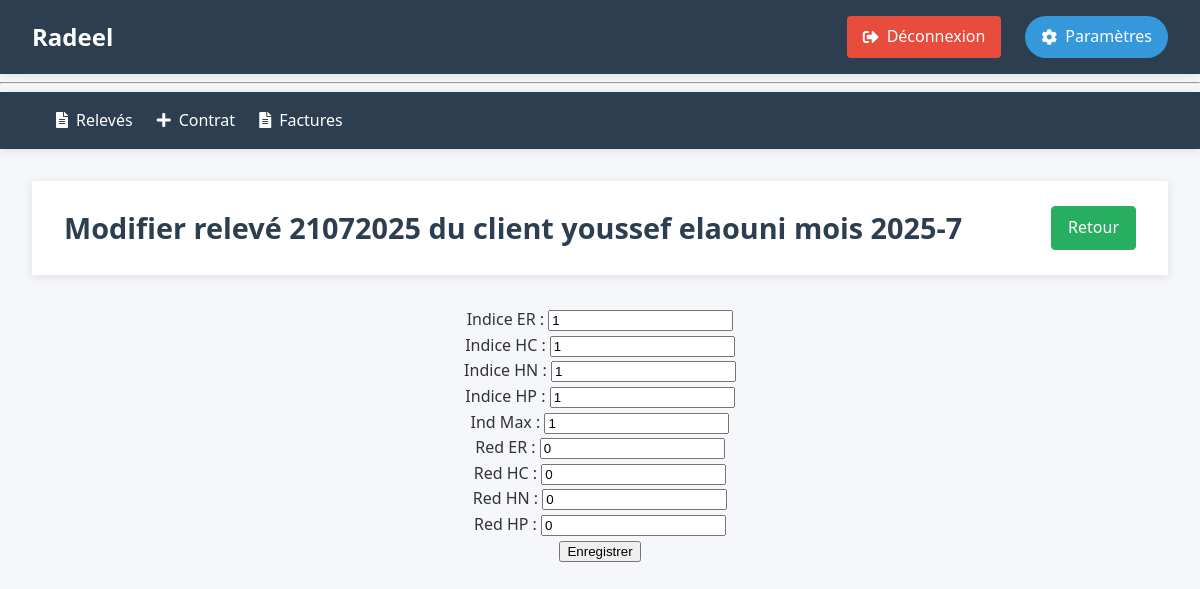
The page /21072025/modifier (signed in) on the database its author committed.
### tables this page shows
CREATE TABLE releves (
    id TEXT PRIMARY KEY NOT NULL,
    Nr_contrat INTEGER NOT NULL,
    mois INTEGER CHECK (mois BETWEEN 1 AND 12),
    annee INTEGER ,
    IER INTEGER CHECK(IER >= 0),-- Indicateur d'energie reactif
    IEA_HC INTEGER CHECK(IEA_HC >= 0),-- Indicateur d'energie active en heures creuses
    IEA_HN INTEGER CHECK(IEA_HN >= 0),-- Indicateur d'energie active en heures normales
    IEA_HP INTEGER CHECK(IEA_HP >= 0),-- Indicateur d'energie active en heures pleines
    RED_ER INTEGER DEFAULT 0,--Redressement d'energie reactif
    RED_EA_HC INTEGER DEFAULT 0,--Redressement d'energie active en heures creuses
    RED_EA_HN INTEGER DEFAULT 0,--Redressement d'energie active en heures normales
    RED_EA_HP INTEGER DEFAULT 0 ,--Redressement d'energie active en heures pleines
    IMAX INTEGER CHECK(IMAX >= 0),--Indicateur de maximum KW
    statut TEXT DEFAULT 'non valide' CHECK(statut IN ('valide', 'non valide')),
    FOREIGN KEY (Nr_contrat) REFERENCES contrats(Nr_contrat) ON DELETE CASCADE
    --UNIQUE(Nr_contrat, mois, annee) -- Assure qu'il n'y a qu'un relevé par mois et par contrat
);

CREATE TABLE contrats (
    Nr_contrat INTEGER PRIMARY KEY ,
    nom_abonne TEXT NOT NULL,
    Adresse TEXT NOT NULL,
    date_contrat DATE NOT NULL DEFAULT CURRENT_DATE,
    Secteur INTEGER NOT NULL,
    Puissance_souscrite INTEGER NOT NULL CHECK(Puissance_souscrite > 0),
    Puissance_installee INTEGER NOT NULL CHECK(Puissance_installee > 0),
    type_installation INTEGER NOT NULL CHECK(type_installation IN (1, 2, 12)),
    statut TEXT NOT NULL DEFAULT 'actif' CHECK(statut IN ('actif', 'resile', 'suspendu'))
);

### radeel/releve.py (the view, shortened to what this page needs)
@br.route("/<id>/modifier", methods=["GET", "POST"])
def modifier(id):
    db = get_db()
    releve = db.execute("""
        SELECT r.*, c.nom_abonne
        FROM releves r
        JOIN contrats c ON c.Nr_contrat = r.Nr_contrat
        WHERE r.id= ? """, (id,)).fetchone()
    if  releve is None:
        flash("Relevé non trouvé.", "error")
        return redirect(url_for('releve.index'))
    mois = f"{releve['annee']}-{releve['mois']}"
    return render_template('releves/modifier.html', releve = releve , mois=mois)

### radeel/auth.py (called while the page is built)
@bp.before_app_request
def load_logged_in_user():
    user_id = session.get('user_id')
    if user_id is None:
        g.user = None
    else:
        g.user = get_db().execute(
            'SELECT * FROM user WHERE id = ?', (user_id,)
        ).fetchone()

def login_required(view):
    @functools.wraps(view)
    def wrapped_view(**kwargs):
        if not session.get('authenticated'):
            return redirect(url_for('auth.login'))
        return view(**kwargs)
    return wrapped_view

### radeel/db.py (called while the page is built)
def get_db():
    if 'db' not in g:
        g.db = sqlite3.connect(
            current_app.config['DATABASE'],
            detect_types=sqlite3.PARSE_DECLTYPES
        )
        g.db.execute("PRAGMA foreign_keys = ON;")
        g.db.row_factory = sqlite3.Row
    return g.db

### radeel/releve.py (called while the page is built)
@br.before_request
@login_required
def before_request():
    pass

### radeel/templates/releves/modifier.html
{% extends 'base.html' %}
{% block header %}
    <h1>Modifier relevé {{ releve.id }} du client {{ releve.nom_abonne }} mois {{ mois }}</h1>
    <a href="{{ url_for('releve.afficher', mois=mois) }}" class="btn btn-success">Retour </a>
{% endblock %}
{% block content %}
    <form style="text-align: center;" method="post">
        <label>Indice ER : <input type="number" name="indice_ER" value="{{ releve.IER or '' }}" ></label><br>
        <label>Indice HC : <input type="number" name="indice_HC" value="{{ releve.IEA_HC or '' }}" ></label><br>
        <label>Indice HN : <input type="number" name="indice_HN" value="{{ releve.IEA_HN or '' }}" ></label><br>
        <label>Indice HP : <input type="number" name="indice_HP" value="{{ releve.IEA_HP or '' }}" ></label><br>
        <label>Ind Max : <input type="number" name="Indic_max" value="{{ releve.IMax or '' }}"></label><br>
        <label>Red ER : <input type="number" name="Red_ER" value="{{ releve.Red_ER or '0' }}" ></label><br>
        <label>Red HC : <input type="number" name="Red_HC" value="{{ releve.Red_EA_HC or '0' }}" ></label><br>
        <label>Red HN : <input type="number" name="Red_HN" value="{{ releve.Red_EA_HN or '0' }}" ></label><br>
        <label>Red HP : <input type="number" name="Red_HP" value="{{ releve.Red_EA_HP or '0' }}" ></label><br>
        <button type="submit">Enregistrer</button>
    </form>
{% endblock %}

### radeel/static/style.css (style rules this page uses)
:root { --primary-color: #2c3e50; --secondary-color: #3498db; --accent-color: #e74c3c; --light-color: #ecf0f1; --dark-color: #2c3e50; --success-color: #27ae60; --warning-color: #f39c12; --text-color: #333; --text-light: #95a5a6; --border-radius: 4px; --box-shadow: 0 2px 10px rgba(0, 0, 0, 0.1); --transition: all 0.3s ease; }
body { font-family: 'Segoe UI', Tahoma, Geneva, Verdana, sans-serif; line-height: 1.6; color: var(--text-color); background-color: #f5f7fa; padding: 0; margin: 0; }
header h1 { margin: 0; color: var(--dark-color); font-size: 1.8rem; }
.btn { display: inline-block; padding: 0.5rem 1rem; border-radius: var(--border-radius); text-decoration: none; font-weight: 500; transition: all 0.3s ease; }
.btn-success { background-color: var(--success-color); color: white; border: 1px solid var(--success-color); }
body { font-family: 'Segoe UI', Tahoma, Geneva, Verdana, sans-serif; line-height: 1.6; color: var(--text-color); background-color: #f5f7fa; margin: 0; padding: 0; min-height: 100vh; }

### rows shown on the page
releves: id "21072025", indice_ER "1", indice_HC "1", indice_HN "1", indice_HP "1", Indic_max "1", Red_ER "0", Red_HC "0", Red_HN "0", Red_HP "0"
contrats: nom_abonne "youssef elaouni"

### other values the page prints
{{ mois }} "2025-7"
